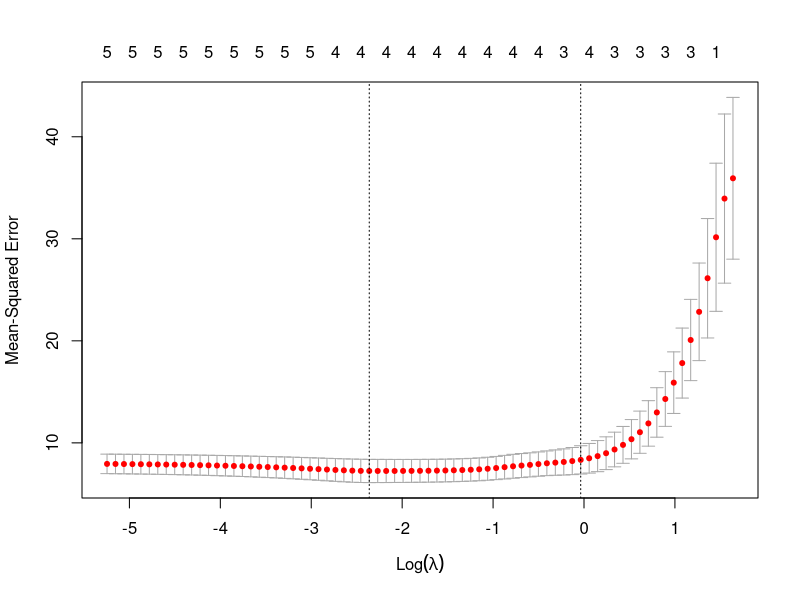

Reproduce this figure in R.
# Regressão lasso
# Estatística e Ciência de Dados — ICTIN/UFLA
# Exemplo reproduzível com dados de R ou dos pacotes indicados.

if (!requireNamespace("glmnet", quietly = TRUE)) install.packages("glmnet")
library(glmnet)
set.seed(2026)
x <- model.matrix(mpg ~ wt + hp + disp + qsec + drat, mtcars)[, -1]
y <- mtcars$mpg
ajuste <- cv.glmnet(x, y, alpha = 1, nfolds = 5)
print(coef(ajuste, s = "lambda.min"))
plot(ajuste)
